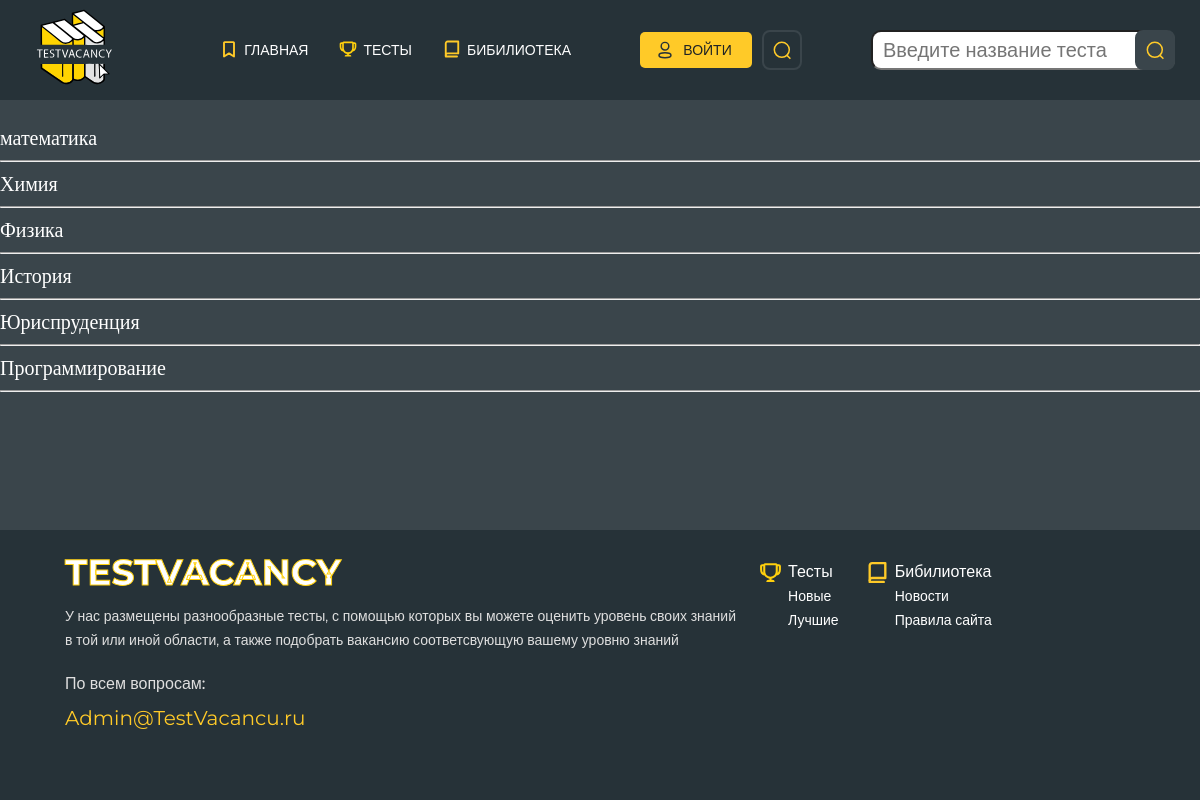
Page /themes/ on the committed database.
### tests/models.py (models this page shows, shortened)
class ThemeOfTests(models.Model):
    name = models.CharField(max_length=35, verbose_name='Тема теста', unique=True)
    image=models.ImageField(blank=True, upload_to='themes_images/', null=True)
    class Meta:
        verbose_name = 'Тема'
        verbose_name_plural = 'Темы'

### tests/views.py (the view)
# urls.py: path('themes/', themes, name='themes'),
def themes(request):
    themes_list = ThemeOfTests.objects.all()
    context = {
        'themes_list': themes_list
    }
    return render(request, 'tests/themes_list.html', context)

### tests/templates/tests/themes_list.html (shortened to what this page needs)
{% extends 'tests/base.html'%}
{%block content%}
{%for theme in themes_list%}
<p><a href="{% url 'tests:tests_by_theme' theme.pk%}">{{theme.name}}</a></p>
<hr>
{%endfor%}
{%endblock%}

### media/css/style.css (style rules this page uses)
html { box-sizing: border-box; height: 100%; }
*, *::before, *::after { box-sizing: inherit; }
a { text-decoration: none; color: inherit; display: inline-block; }
p { margin: 0; }
body { color: #ffffff; font-size: 20px; line-height: 24px; font-weight: 400; overflow-x: hidden; min-width: 320px; background-color: #3a454b; margin: 0 0; height: 100%; }

### rows in the picture
ThemeOfTests: name "математика"
ThemeOfTests: name "Химия"
ThemeOfTests: name "Физика"
ThemeOfTests: name "История"
ThemeOfTests: name "Юриспруденция"
ThemeOfTests: name "Программирование"
